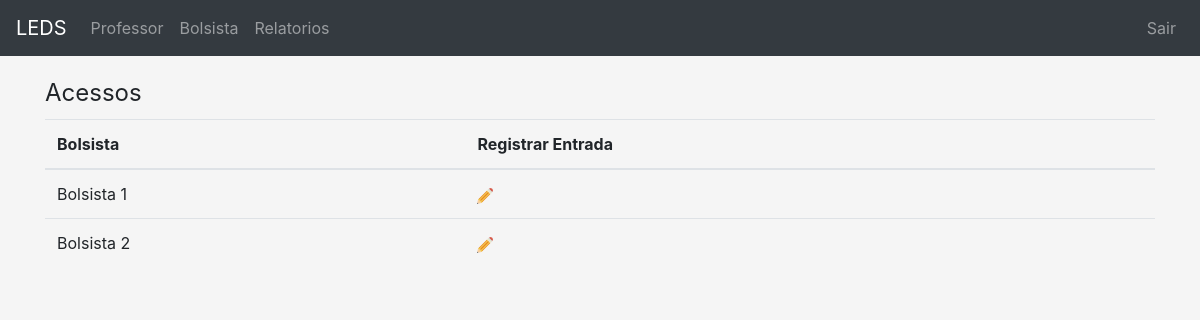
The app's page /acesso/cad_acesso/ (signed in), older data.
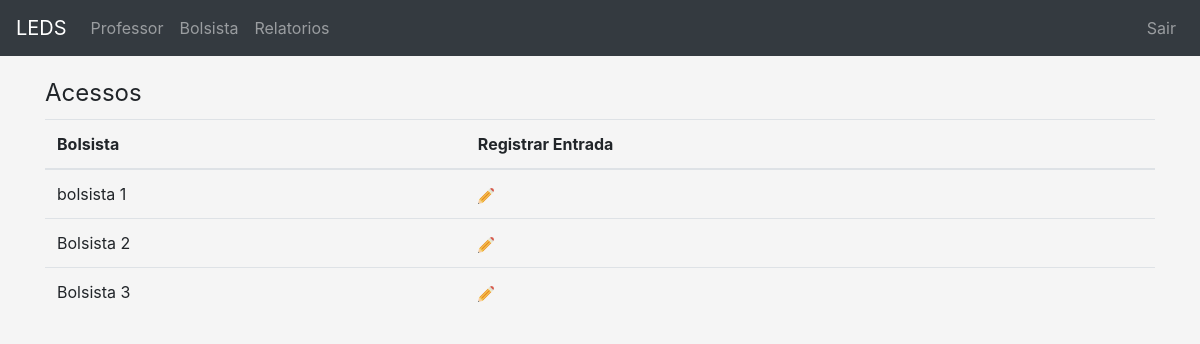
The same page, newer data.
### app/models.py (models this page shows, shortened)
class Bolsista(models.Model):
	TIPO_CHOICES = (
	    (0, 'Voluntário'),
	    (1, 'Remunerado'),
	)
	nome = models.CharField('Nome', max_length=100)
	cartao_rfid = models.CharField('Cartão RFID', max_length=100, null=True)
	professor = models.ForeignKey(Professor, verbose_name='Professor', related_name='bolsista_professor', on_delete=models.CASCADE, default=True)
	tipo_bolsa = models.IntegerField('Tipo', choices=TIPO_CHOICES)
	carga_horaria_semanal = models.IntegerField('Carga Horaria (semanal)', validators=[MinValueValidator(1)])
	class Meta:
		verbose_name='Bolsista'
		verbose_name_plural='Bolsistas'

### app/views.py (the view)
# urls.py: url(r'^acesso/cad_acesso/$', views.create_ac, name='create_ac'),
@login_required(login_url='/login')
def create_ac(request):
	bolsistas = Bolsista.objects.all()
	return render(request, 'acesso/cad_acesso.html',{'bolsistas':bolsistas})

### app/templates/acesso/cad_acesso.html (shortened to what this page needs)
{% extends "base.html" %}
{%load static%}
{% load django_bootstrap_breadcrumbs %}
{%block content%}
    <legend>Acessos</legend>
    <table class="table">
        <thead>
        <tr>
            <th>Bolsista</th>
            <th>Registrar Entrada</th>
        </tr>
        </thead>
        <tbody>
        {% for bolsista in bolsistas %}
            <tr>
                <td>{{ bolsista.nome }}</td>
                <td><a href="{%url 'app:test_acesso' bolsista.id%}"><img alt="" src="{% static 'img/edit.png'%}"></a></td>
            </tr>
        {% endfor %}
        </tbody>
    </table>
{% endblock %}

Row changes from the older to the newer data that the page shows:
removed Bolsista: nome "Bolsista 1"
added Bolsista: nome "bolsista 1"
added Bolsista: nome "Bolsista 3"
